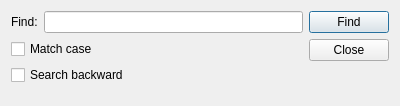
<?xml version="1.0" encoding="UTF-8"?>
<ui version="4.0">
 <class>Dialogs::FindDialog</class>
 <widget class="QDialog" name="Dialogs::FindDialog">
  <property name="geometry">
   <rect>
    <x>0</x>
    <y>0</y>
    <width>400</width>
    <height>106</height>
   </rect>
  </property>
  <property name="windowTitle">
   <string>Find</string>
  </property>
  <property name="styleSheet">
   <string notr="true">* {
	font-family: 'Segoe UI';
}</string>
  </property>
  <property name="sizeGripEnabled">
   <bool>false</bool>
  </property>
  <layout class="QGridLayout" name="gridLayout">
   <item row="0" column="0">
    <layout class="QHBoxLayout" name="horizontalLayout">
     <item>
      <layout class="QVBoxLayout" name="verticalLayout" stretch="0,0">
       <item>
        <layout class="QHBoxLayout" name="horizontalLayout_2" stretch="0,0">
         <property name="sizeConstraint">
          <enum>QLayout::SetFixedSize</enum>
         </property>
         <item>
          <widget class="QLabel" name="label">
           <property name="text">
            <string>Find:</string>
           </property>
          </widget>
         </item>
         <item>
          <widget class="QLineEdit" name="findInput"/>
         </item>
        </layout>
       </item>
       <item>
        <layout class="QVBoxLayout" name="verticalLayout_3">
         <item>
          <widget class="QCheckBox" name="matchCaseCheckbox">
           <property name="text">
            <string>Match case</string>
           </property>
          </widget>
         </item>
         <item>
          <widget class="QCheckBox" name="searchBackwardCheckbox">
           <property name="text">
            <string>Search backward</string>
           </property>
          </widget>
         </item>
         <item>
          <spacer name="verticalSpacer">
           <property name="orientation">
            <enum>Qt::Vertical</enum>
           </property>
           <property name="sizeHint" stdset="0">
            <size>
             <width>20</width>
             <height>40</height>
            </size>
           </property>
          </spacer>
         </item>
        </layout>
       </item>
      </layout>
     </item>
    </layout>
   </item>
   <item row="0" column="1">
    <layout class="QVBoxLayout" name="verticalLayout_2">
     <property name="sizeConstraint">
      <enum>QLayout::SetFixedSize</enum>
     </property>
     <item>
      <widget class="QPushButton" name="findButton">
       <property name="sizePolicy">
        <sizepolicy hsizetype="Fixed" vsizetype="Fixed">
         <horstretch>0</horstretch>
         <verstretch>0</verstretch>
        </sizepolicy>
       </property>
       <property name="text">
        <string>Find</string>
       </property>
      </widget>
     </item>
     <item>
      <widget class="QPushButton" name="closeButton">
       <property name="sizePolicy">
        <sizepolicy hsizetype="Fixed" vsizetype="Fixed">
         <horstretch>0</horstretch>
         <verstretch>0</verstretch>
        </sizepolicy>
       </property>
       <property name="text">
        <string>Close</string>
       </property>
      </widget>
     </item>
     <item>
      <spacer name="verticalSpacer_2">
       <property name="orientation">
        <enum>Qt::Vertical</enum>
       </property>
       <property name="sizeHint" stdset="0">
        <size>
         <width>20</width>
         <height>40</height>
        </size>
       </property>
      </spacer>
     </item>
    </layout>
   </item>
  </layout>
 </widget>
 <resources/>
 <connections/>
</ui>
